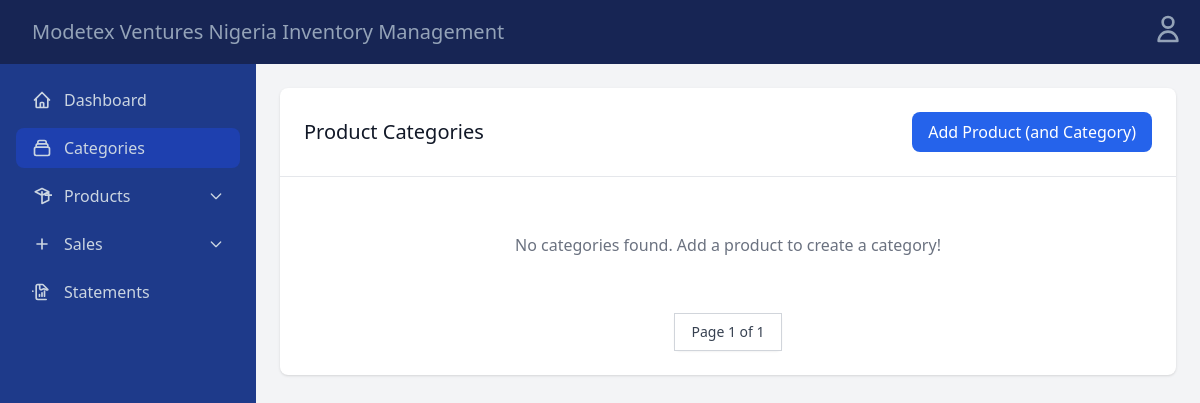
The page /category_list/ on the database as committed earlier.
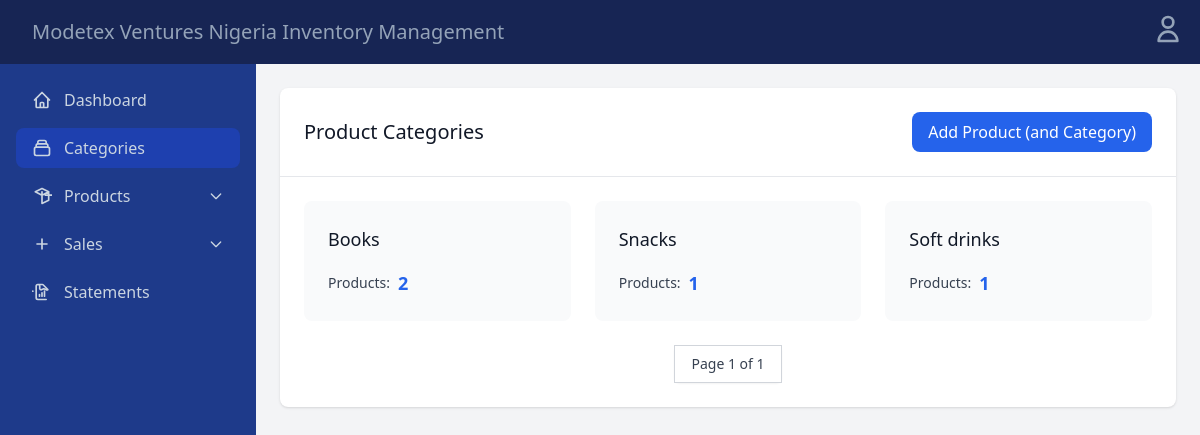
The same page on the database as committed later.
### products/models.py (models this page shows, shortened)
class Category(models.Model):
    name = models.CharField(max_length=200, blank=False)
    slug = models.SlugField(max_length=200, unique=True)
    class Meta:
        ordering = ['name']
        indexes = [models.Index(fields=['name'])]
        verbose_name = 'category'
        verbose_name_plural = 'categories'

### products/views.py (the view)
# urls.py: path('category_list/', category_list, name='category_list'),
def category_list(request):
    categories_list = Category.objects.all()
    PAGE_SIZE = 10
    paginator = Paginator(categories_list, PAGE_SIZE)
    page = request.GET.get('page')
    try:
        categories = paginator.page(page)
    except PageNotAnInteger:
        categories = paginator.page(1)
    except EmptyPage:
        categories = paginator.page(paginator.num_pages)
    context = {
        'title': 'Product Categories',
        'categories': categories,
    }
    return render(request, 'products/categories.html', context)

### templates/products/categories.html (shortened to what this page needs)
{% extends 'base.html' %}
{% block content %}
<div class="bg-white shadow rounded-lg">
    <div class="p-6 border-b border-gray-200">
        <div class="flex justify-between items-center">
            <h2 class="text-xl font-medium text-gray-900">Product Categories</h2>
            <a href="{% url 'product_create' %}" class="bg-blue-600 text-white px-4 py-2 rounded-lg hover:bg-blue-700">
                Add Product (and Category)
            </a>
        </div>
    </div>
    <div class="p-6">
        <div class="grid grid-cols-1 md:grid-cols-2 lg:grid-cols-3 gap-6">
            {% for category in categories %}
            <a href="{% url 'product_list_by_category' category.id %}" class="bg-gray-50 rounded-lg p-6 hover:bg-gray-100 transition duration-300">
                <div class="flex justify-between items-start">
                    <div>
                        <h3 class="text-lg font-medium text-gray-900">{{ category.name }}</h3>
                    </div>
                </div>
                <div class="mt-4">
                    <div class="flex items-center space-x-2">
                        <span class="text-sm text-gray-700">Products:</span>
                        <span class="text-lg font-semibold text-blue-600">{{ category.products.count }}</span>
                    </div>
                </div>
            </a>
            {% empty %}
            <div class="col-span-full text-center py-8 text-gray-500">
                No categories found. Add a product to create a category!
            </div>
            {% endfor %}
        </div>
        <div class="mt-6 flex justify-center">
            <nav class="inline-flex rounded-md shadow-sm">
                <span class="px-4 py-2 text-sm font-medium text-gray-700 bg-white border border-gray-300">
                    Page {{ categories.number }} of {{ categories.paginator.num_pages }}
                </span>
            </nav>
        </div>
    </div>
</div>
{% endblock %}

Rows that differ between the two databases and show on the page:
added Category: name "Books", products.count "2"
added Category: name "Snacks", products.count "1"
added Category: name "Soft drinks", products.count "1"
Other text that changed with them:
text no longer shown: "No categories found. Add a product to create a category!"
